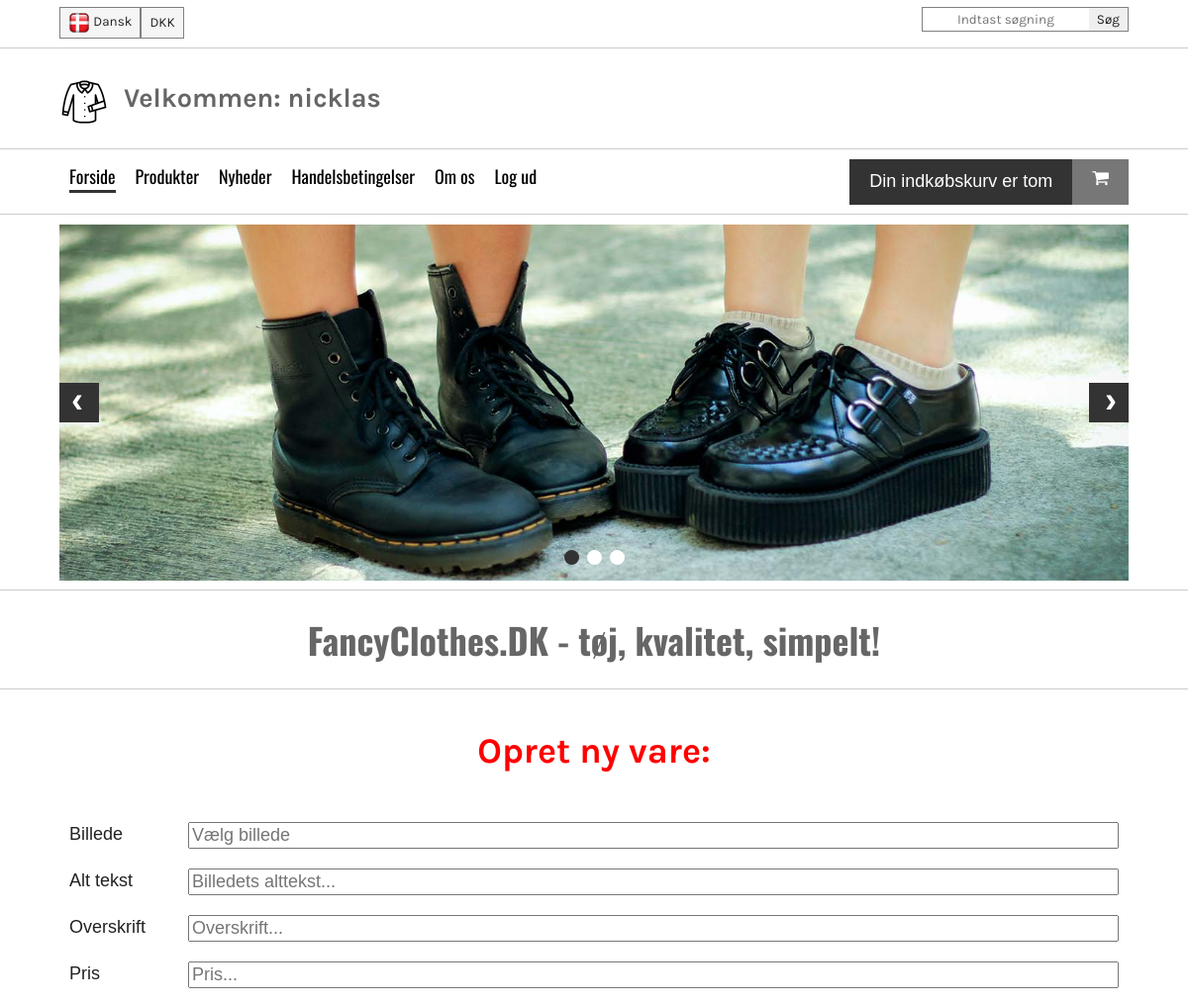
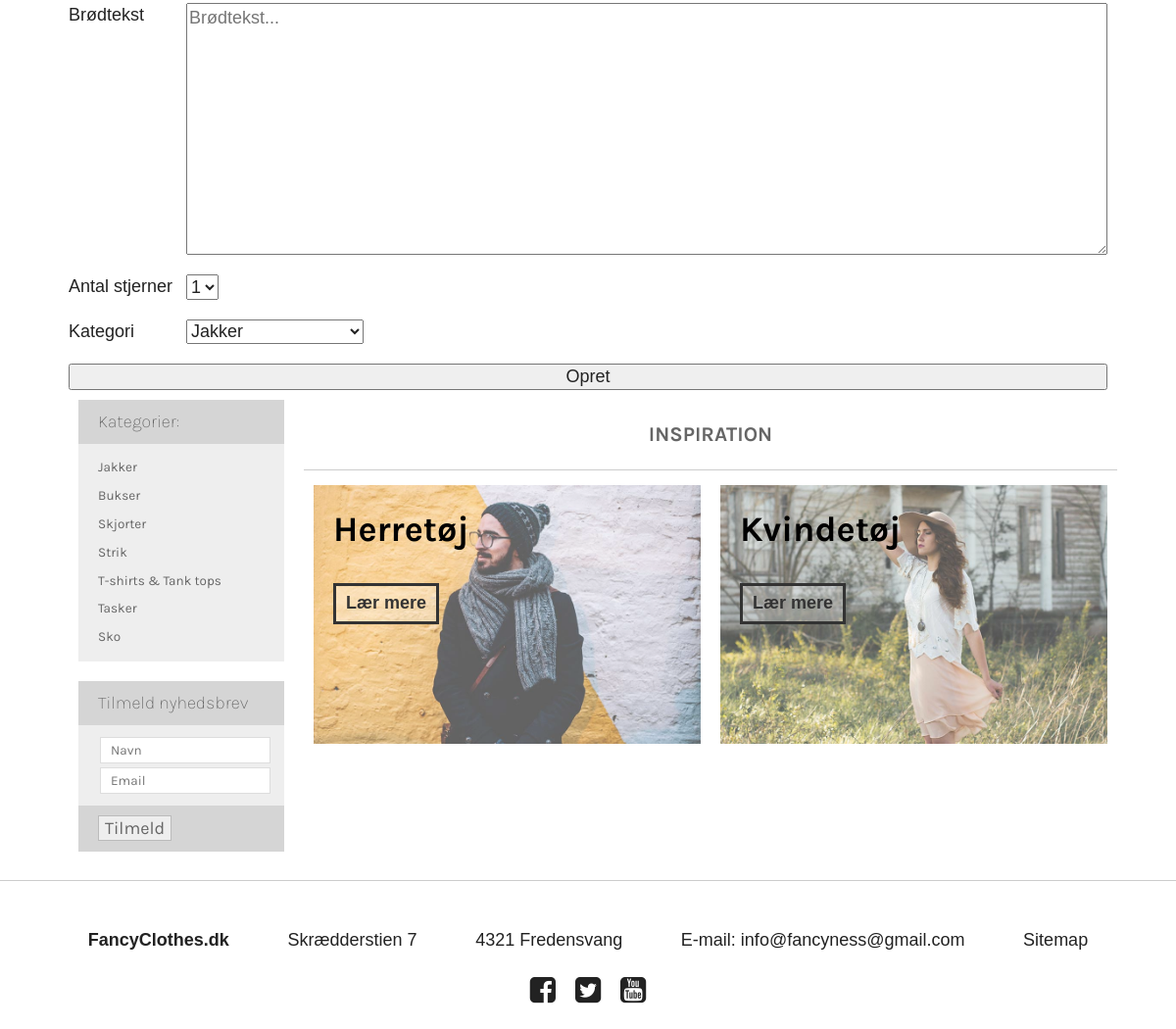
Page /index.php?categoryId=2 (signed in) on the committed database (2 pictures, top to bottom).
### tables this page shows
CREATE TABLE `categories` (
  `categoryId` int(11) NOT NULL,
  `category` varchar(20) NOT NULL
);

### assets/getFormCategories.php (the view)
<?php
require_once "connect.php";
$statement = $dbh->prepare("SELECT * FROM categories");
$statement->execute();
while ($row = $statement->fetch(PDO::FETCH_ASSOC)) { ?>
    <option value="<?php echo $row['categoryId'] ?>"><?php echo $row['category'] ?></option>
<?php };

### assets/getCategoryLinks.php
<?php
require_once "connect.php";
$statement = $dbh->prepare("SELECT * FROM categories");
$statement->execute();
while ($row = $statement->fetch(PDO::FETCH_ASSOC)) { ?>
    <li><a href="index.php?categoryId=<?php echo $row['categoryId'] ?>"><?php echo $row['category'] ?></a></li>
<?php };

### css/main.css (style rules this page uses)
html { color: #222; font-size: 1em; line-height: 1.4; }

### css/styles.css (style rules this page uses)
:root { font-size: 18px; }
main aside > div > div:nth-child(2) a { color: #666; text-decoration: none; }
main aside > div > div:nth-child(2) ul li, main aside > div > div:nth-child(2) ul input, main aside > div > div:nth-child(2) form li, main aside > div > div:nth-child(2) form input { padding: 5px 0; font-size: 0.75rem; }

### rows in the picture
categories: category "Jakker"
categories: category "Bukser"
categories: category "Skjorter"
categories: category "Strik"
categories: category "T-shirts & Tank tops"
categories: category "Tasker"
categories: category "Sko"

### other values in the picture
$_SESSION['username'] "nicklas"
form field categoryId "Jakker"
